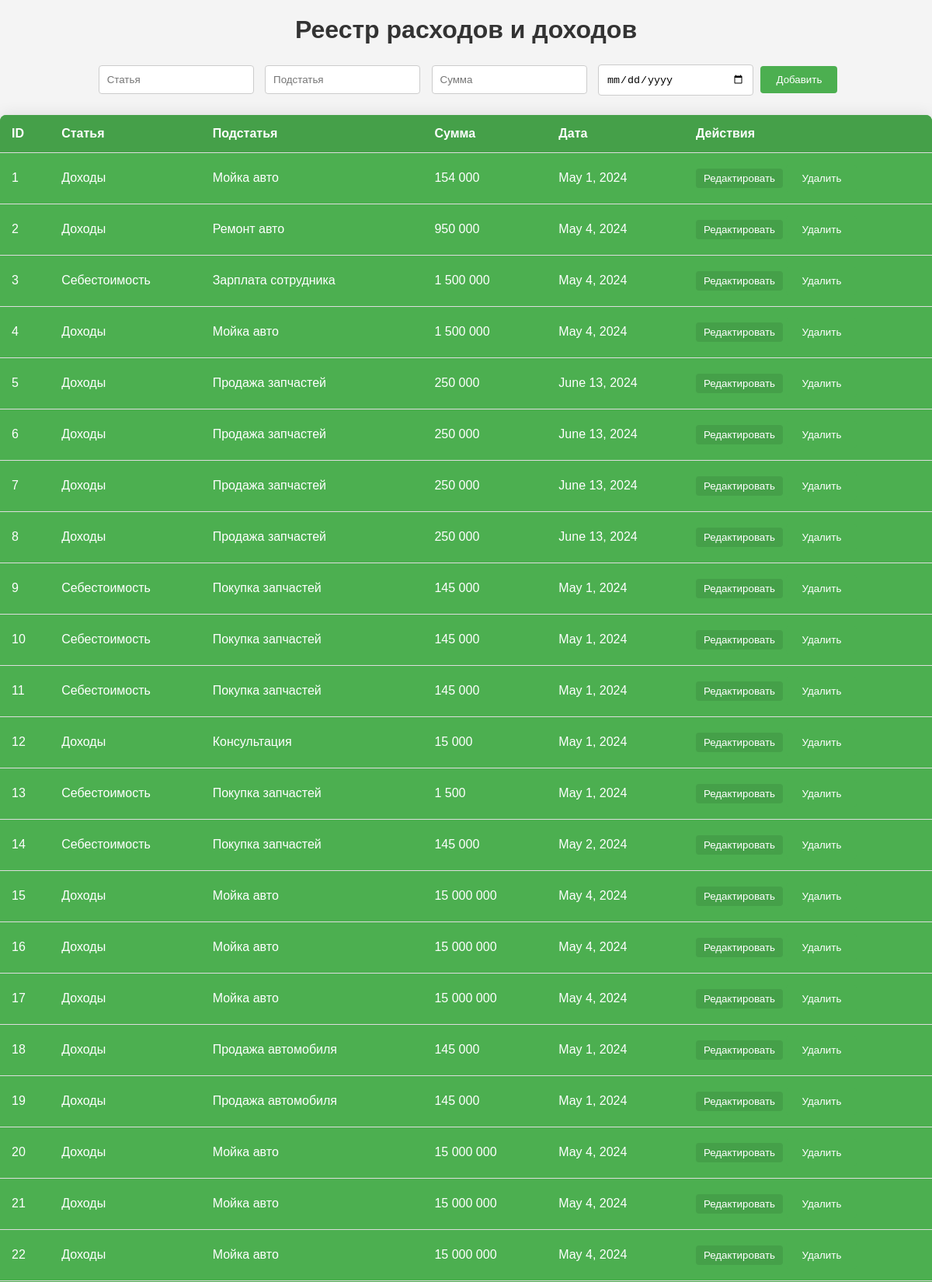
The page / (upper part) on the database its author committed.
### app1/models.py (models this page shows, shortened)
class Article(models.Model):
    item_name = models.CharField(max_length=450, blank=False)
    second_item_name = models.CharField(max_length=450, blank=False)
    sum = models.IntegerField(default=0)
    date = models.DateField()

### app1/views.py (the view, shortened to what this page needs)
# urls.py: path('', index, name='index'),
@csrf_exempt
def index(request):
    articles = Article.objects.all()
    return render(request, 'index.html', {'articles': articles})

### templates/index.html (shortened to what this page needs)
<!DOCTYPE html>
<html lang="ru">
<head>
</head>
<body>
    <h1>Реестр расходов и доходов</h1>
    <form id="addForm" method="POST" action="{% url 'add_article' %}">
        <input type="text" name="item_name" placeholder="Статья">
        <input type="text" name="second_item_name" placeholder="Подстатья">
        <input type="number" name="sum" placeholder="Сумма">
        <input type="date" name="date">
        <button type="submit">Добавить</button>
    </form>
    <table>
        <thead>
            <tr>
                <th>ID</th>
                <th>Статья</th>
                <th>Подстатья</th>
                <th>Сумма</th>
                <th>Дата</th>
                <th>Действия</th>
            </tr>
        </thead>
        <tbody>
            {% for article in articles %}
            <tr data-article-id="{{ article.id }}">
                <td>{{ article.id }}</td>
                <td class="editable" data-field="item_name">{{ article.item_name }}</td>
                <td class="editable" data-field="second_item_name">{{ article.second_item_name }}</td>
                <td class="editable-number" data-field="sum" data-value="{{ article.sum }}">{{ article.sum }}</td>
                <td class="editable" data-field="date">{{ article.date }}</td>
                <td>
                    <button type="button" class="edit-btn">Редактировать</button>
                    <button type="button" class="delete-btn">Удалить</button>
                </td>
            </tr>
            {% endfor %}
        </tbody>
    </table>
</body>
</html>

### templates/index.html (style rules this page uses)
body { font-family: Arial, sans-serif; margin: 0; padding: 0; background-color: #f4f4f4; }
h1 { text-align: center; margin-top: 20px; color: #333; }
form { margin-bottom: 20px; text-align: center; }
input[type="text"], input[type="number"], input[type="date"] { width: 200px; padding: 10px; margin: 5px; border: 1px solid #ccc; border-radius: 4px; box-sizing: border-box; }
button { padding: 10px 20px; background-color: #4CAF50; color: white; border: none; border-radius: 4px; cursor: pointer; transition: background-color 0.3s ease; }
table { width: 100%; border-collapse: collapse; margin-top: 20px; box-shadow: 0 0 20px rgba(0, 0, 0, 0.1); background-color: #4CAF50; border-radius: 8px; overflow: hidden; }
th, td { padding: 15px; border-bottom: 1px solid #ddd; text-align: left; color: white; }
th { background-color: #45a049; }
.editable { position: relative; }
.edit-btn, .save-btn { padding: 5px 10px; background-color: #45a049; color: white; border: none; border-radius: 4px; cursor: pointer; transition: background-color 0.3s ease; }

### rows shown on the page
Article: id "1", item_name "Доходы", second_item_name "Мойка авто", sum "154 000", date "May 1, 2024"
Article: id "2", item_name "Доходы", second_item_name "Ремонт авто", sum "950 000", date "May 4, 2024"
Article: id "3", item_name "Себестоимость", second_item_name "Зарплата сотрудника", sum "1 500 000", date "May 4, 2024"
Article: id "4", item_name "Доходы", second_item_name "Мойка авто", sum "1 500 000", date "May 4, 2024"
Article: id "5", item_name "Доходы", second_item_name "Продажа запчастей", sum "250 000", date "June 13, 2024"
Article: id "6", item_name "Доходы", second_item_name "Продажа запчастей", sum "250 000", date "June 13, 2024"
Article: id "7", item_name "Доходы", second_item_name "Продажа запчастей", sum "250 000", date "June 13, 2024"
Article: id "8", item_name "Доходы", second_item_name "Продажа запчастей", sum "250 000", date "June 13, 2024"
Article: id "9", item_name "Себестоимость", second_item_name "Покупка запчастей", sum "145 000", date "May 1, 2024"
Article: id "10", item_name "Себестоимость", second_item_name "Покупка запчастей", sum "145 000", date "May 1, 2024"
Article: id "11", item_name "Себестоимость", second_item_name "Покупка запчастей", sum "145 000", date "May 1, 2024"
Article: id "12", item_name "Доходы", second_item_name "Консультация", sum "15 000", date "May 1, 2024"
Article: id "13", item_name "Себестоимость", second_item_name "Покупка запчастей", sum "1 500", date "May 1, 2024"
Article: id "14", item_name "Себестоимость", second_item_name "Покупка запчастей", sum "145 000", date "May 2, 2024"
Article: id "15", item_name "Доходы", second_item_name "Мойка авто", sum "15 000 000", date "May 4, 2024"
Article: id "16", item_name "Доходы", second_item_name "Мойка авто", sum "15 000 000", date "May 4, 2024"
Article: id "17", item_name "Доходы", second_item_name "Мойка авто", sum "15 000 000", date "May 4, 2024"
Article: id "18", item_name "Доходы", second_item_name "Продажа автомобиля", sum "145 000", date "May 1, 2024"
Article: id "19", item_name "Доходы", second_item_name "Продажа автомобиля", sum "145 000", date "May 1, 2024"
Article: id "20", item_name "Доходы", second_item_name "Мойка авто", sum "15 000 000", date "May 4, 2024"
Article: id "21", item_name "Доходы", second_item_name "Мойка авто", sum "15 000 000", date "May 4, 2024"
Article: id "22", item_name "Доходы", second_item_name "Мойка авто", sum "15 000 000", date "May 4, 2024"
